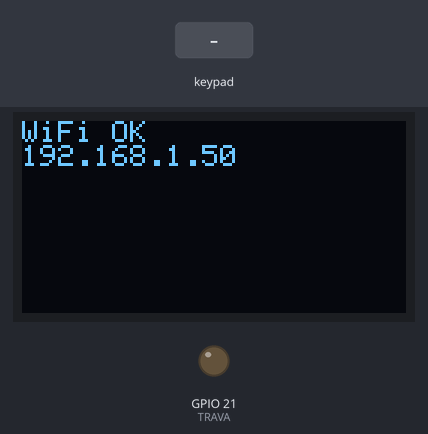
Bench run of a sketch on a simulated ESP32. On the bench: 128×64 one-colour display, output pins drawn as LEDs (lit = HIGH). Inputs (shaded band) come from the test bench. WiFi joins after 1.5 s; servers stay silent unless stated; uploads are accepted with an empty reply.

Above: at 1.7 s.
At 4.6 s:
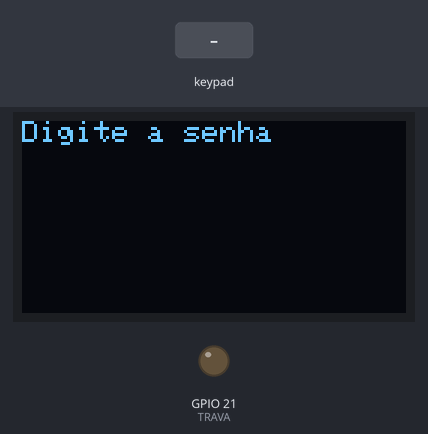
4.7 s: keypad keys 1 2 3 4 # pressed 0.4 s apart
At 7.9 s:
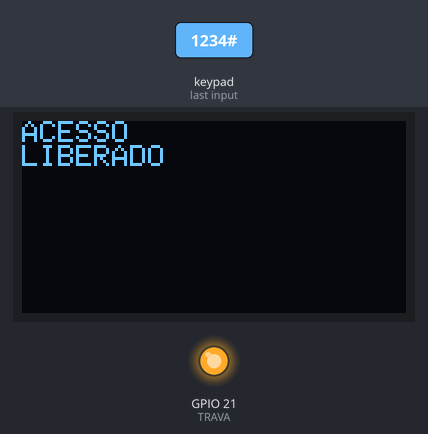
8.2 s: key '#' pressed
11.2 s: keypad keys 1 2 3 4 5 6 7 8 # pressed 0.4 s apart
At 16.09 s:
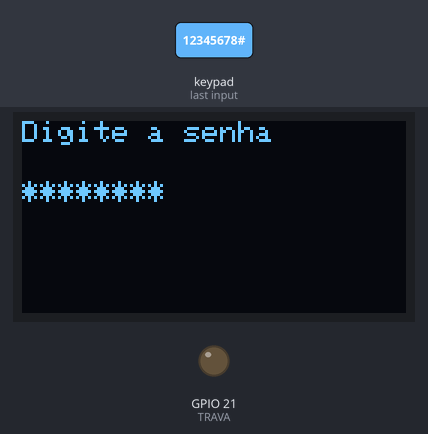
17.7 s: keypad keys 1 3 9 7 2 2 2 2 # pressed 0.4 s apart
At 24.9 s:
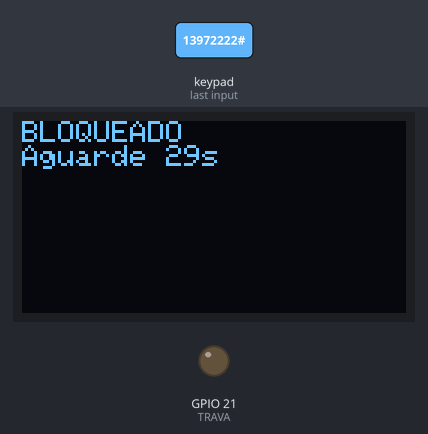
Timing chart, 0 to 26.4 s (numbered marks = the images above; inputs shaded):
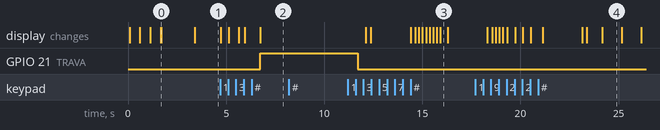

Measured:
- after the input at 4.7 s, GPIO 21 (TRAVA): LOW → HIGH after 2.0 s; the display: first changes at once (image 2 shows a later state)
- after the input at 8.2 s, every drawn part: stays the same
- after the input at 11.2 s, the display: first differs from a run without the input after 3.4 s (image 3 shows a later state)
- after the input at 17.7 s, the display: first differs from a run without the input after 0.86 s (image 4 shows a later state)
- what the display in image 0 shows lasts 1.7 s, from 1.7 s to 3.4 s

The sketch:

SCRPITarduino.ino
```cpp
#include <Wire.h>
#include <Keypad.h>
#include <Adafruit_GFX.h>
#include <Adafruit_SSD1306.h>
#include <WiFi.h>
#include <WiFiClientSecure.h>
#include <HTTPClient.h>
#include <ArduinoJson.h>

#define SCREEN_WIDTH 128
#define SCREEN_HEIGHT 64

#define TRAVA 21

#define MAX_REDES 2

struct RedeWiFi {
  const char* ssid;
  const char* senha;
};

RedeWiFi redes[MAX_REDES] = {
  {"ian", "12345678"},
  {"UNIFAN-VISITANTES", "UNIF4Nvisit"}
};

#define DATABASE_URL "https://trancaeletromag-default-rtdb.firebaseio.com"

Adafruit_SSD1306 display(SCREEN_WIDTH, SCREEN_HEIGHT, &Wire, -1);

WiFiClientSecure cliente;
HTTPClient http;

bool firebasePronto = false;
bool wifiConectado = false;

String senhaUsuario = "1234";
String senhaAdmin = "D999";

String entrada = "";

int tentativas = 0;

bool bloqueado = false;
unsigned long inicioBloqueio = 0;

enum Estado {
  LOGIN,
  MENU,
  ALTERAR_SENHA
};

Estado estado = LOGIN;

enum EstadoTrava {
  TRAVADA,
  ABERTA
};

EstadoTrava estadoTrava = TRAVADA;
unsigned long inicioAbertura = 0;

String statusAnteriorTranca = "travada";
unsigned long ultimoPoll = 0;

const byte LINHAS = 4;
const byte COLUNAS = 4;

char teclas[LINHAS][COLUNAS] = {
  {'1','2','3','A'},
  {'4','5','6','B'},
  {'7','8','9','C'},
  {'*','0','#','D'}
};

byte rowPins[4] = {13,14,26,27};
byte colPins[4] = {16,17,5,18};

Keypad keypad = Keypad(
  makeKeymap(teclas),
  rowPins,
  colPins,
  LINHAS,
  COLUNAS
);

// ==================== REST FIREBASE ====================

String firebaseGet(const char* caminho)
{
  if(!firebasePronto) return "";
  String url = String(DATABASE_URL) + "/" + caminho + ".json";
  http.begin(cliente, url);
  int code = http.GET();
  String resp = "";
  if(code > 0) resp = http.getString();
  http.end();
  resp.trim();
  return resp;
}

int firebasePut(const char* caminho, const String& json)
{
  if(!firebasePronto) return -1;
  String url = String(DATABASE_URL) + "/" + caminho + ".json";
  http.begin(cliente, url);
  http.addHeader("Content-Type", "application/json");
  int code = http.PUT(json);
  http.end();
  return code;
}

int firebasePost(const char* caminho, const String& json)
{
  if(!firebasePronto) return -1;
  String url = String(DATABASE_URL) + "/" + caminho + ".json";
  http.begin(cliente, url);
  http.addHeader("Content-Type", "application/json");
  int code = http.POST(json);
  http.end();
  return code;
}

String timestampStr()
{
  unsigned long ms = millis();
  return "t" + String(ms);
}

void firebaseRegistrarLog(const String& acao, const String& resultado, const String& origem)
{
  String json = "{\"usuario_id\":\"teclado\",\"usuario_login\":\"Teclado\","
    "\"acao\":\"" + acao + "\",\"resultado\":\"" + resultado + "\","
    "\"data_hora\":\"" + timestampStr() + "\",\"origem\":\"" + origem + "\"}";
  firebasePost("/logs", json);
}

void firebaseAtualizarStatus(const String& status, const String& acao)
{
  String json = "{\"status\":\"" + status + "\","
    "\"ultimaAtualizacao\":{"
    "\"usuario_id\":\"teclado\",\"usuario_login\":\"Teclado\","
    "\"acao\":\"" + acao + "\",\"data_hora\":\"" + timestampStr() + "\"}}";
  firebasePut("/tranca", json);
}

String firebaseLerStatus()
{
  String raw = firebaseGet("tranca/status");
  raw.replace("\"", "");
  raw.trim();
  return raw;
}

// ==================== WIFI ====================

void conectarWiFi()
{
  display.clearDisplay();
  display.setCursor(0,0);
  display.println("Conectando...");
  display.display();

  wifiConectado = false;
  cliente.setInsecure();

  for(int i = 0; i < MAX_REDES; i++)
  {
    display.setCursor(0,10);
    display.print("Tentando ");
    display.println(redes[i].ssid);
    display.display();

    WiFi.begin(redes[i].ssid, redes[i].senha);

    int tent = 0;
    while(WiFi.status() != WL_CONNECTED && tent < 20)
    {
      delay(500);
      display.print(".");
      display.display();
      tent++;
    }

    if(WiFi.status() == WL_CONNECTED)
    {
      wifiConectado = true;
      break;
    }
  }

  if(wifiConectado)
  {
    display.clearDisplay();
    display.setCursor(0,0);
    display.println("WiFi OK");
    display.println(WiFi.localIP().toString());
    display.display();
    delay(1500);
    firebasePronto = true;
  }
  else
  {
    display.clearDisplay();
    display.setCursor(0,0);
    display.println("WiFi falhou");
    display.println("Modo offline");
    display.display();
    delay(2000);
  }
}

// ==================== HARDWARE ====================

void telaLogin()
{
  display.clearDisplay();
  display.setCursor(0,0);
  display.println("Digite a senha");
  display.setCursor(0,20);
  for(int i=0;i<entrada.length();i++)
    display.print("*");
  display.display();
}

void telaMenu()
{
  display.clearDisplay();
  display.setCursor(0,0);
  display.println("MENU ADMIN");
  display.println("1-Alterar");
  display.println("2-Tentativas");
  display.println("3-Reset");
  display.display();
}

void telaBloqueio()
{
  long restante = 30 - ((millis()-inicioBloqueio)/1000);
  display.clearDisplay();
  display.setCursor(0,0);
  display.println("BLOQUEADO");
  display.print("Aguarde ");
  display.print(restante);
  display.print("s");
  display.display();
}

// ==================== TRAVA ====================

void abrirTrava()
{
  estadoTrava = ABERTA;
  inicioAbertura = millis();

  display.clearDisplay();
  display.setCursor(0,0);
  display.println("ACESSO");
  display.println("LIBERADO");
  display.display();

  digitalWrite(TRAVA, HIGH);
}

void fecharTrava()
{
  digitalWrite(TRAVA, LOW);
  estadoTrava = TRAVADA;

  firebaseAtualizarStatus("travada", "travar");
  firebaseRegistrarLog("travar", "sucesso", "teclado");

  statusAnteriorTranca = "travada";
  entrada = "";
  telaLogin();
}

// ==================== SENHA ====================

void senhaErrada()
{
  tentativas++;

  firebaseRegistrarLog("senha_incorreta", "erro", "teclado");

  display.clearDisplay();
  display.setCursor(0,0);
  display.println("Senha");
  display.println("Invalida");
  display.display();

  delay(2000);

  if(tentativas >= 3)
  {
    bloqueado = true;
    inicioBloqueio = millis();
  }
}

// ==================== SETUP ====================

void setup()
{
  pinMode(TRAVA,OUTPUT);

  digitalWrite(TRAVA,LOW);

  Wire.begin(25,19);

  display.begin(SSD1306_SWITCHCAPVCC,0x3C);

  display.clearDisplay();
  display.setTextColor(SSD1306_WHITE);
  display.setTextSize(1);

  conectarWiFi();

  if(firebasePronto)
  {
    String s = firebaseLerStatus();
    if(s == "destravada" && estadoTrava == TRAVADA)
    {
      statusAnteriorTranca = "destravada";
      abrirTrava();
    }
    else
      statusAnteriorTranca = "travada";
  }

  telaLogin();
}

// ==================== LOOP ====================

void loop()
{
  // --- Polling Firebase (cada 2s) ---
  if(firebasePronto && millis() - ultimoPoll >= 2000)
  {
    ultimoPoll = millis();
    String s = firebaseLerStatus();
    if(s == "destravada" && statusAnteriorTranca == "travada" && estadoTrava == TRAVADA)
      abrirTrava();
    statusAnteriorTranca = s;
  }

  // --- Bloqueado ---
  if(bloqueado)
  {
    telaBloqueio();

    if(millis()-inicioBloqueio >= 30000)
    {
      bloqueado = false;
      tentativas = 0;
      entrada = "";
      telaLogin();
    }

    return;
  }

  // --- Trava aberta (contagem 5s) ---
  if(estadoTrava == ABERTA)
  {
    if(millis()-inicioAbertura >= 5000)
      fecharTrava();
    return;
  }

  // --- Teclado ---
  char tecla = keypad.getKey();

  if(!tecla) return;

  switch(estado)
  {
    case LOGIN:

      if((tecla >= '0' && tecla <= '9') || (tecla >= 'A' && tecla <= 'D'))
      {
        entrada += tecla;
        telaLogin();
      }

      if(tecla == '*')
      {
        entrada = "";
        telaLogin();
      }

      if(tecla == '#')
      {
        if(entrada == senhaUsuario)
        {
          tentativas = 0;
          statusAnteriorTranca = "destravada";
          firebaseAtualizarStatus("destravada", "abrir");
          firebaseRegistrarLog("abertura_senha", "sucesso", "teclado");
          abrirTrava();
          entrada = "";
          return;
        }
        else if(entrada == senhaAdmin)
        {
          estado = MENU;
          telaMenu();
        }
        else
        {
          senhaErrada();
        }

        entrada = "";
        telaLogin();
      }

      break;

    case MENU:

      if(tecla == '1')
      {
        estado = ALTERAR_SENHA;

        display.clearDisplay();
        display.setCursor(0,0);
        display.println("Nova senha:");
        display.display();

        entrada = "";
      }

      if(tecla == '2')
      {
        display.clearDisplay();

        display.setCursor(0,0);
        display.print("Tentativas:");

        display.setCursor(0,20);
        display.print(tentativas);

        display.display();

        delay(3000);

        telaMenu();
      }

      if(tecla == '3')
      {
        senhaUsuario = "1234";

        display.clearDisplay();

        display.setCursor(0,0);
        display.println("Senha resetada");

        display.display();

        delay(2000);

        telaMenu();
      }

      if(tecla == 'D')
      {
        estado = LOGIN;
        telaLogin();
      }

      break;

    case ALTERAR_SENHA:

      if((tecla >= '0' && tecla <= '9') || (tecla >= 'A' && tecla <= 'D'))
      {
        entrada += tecla;

        display.clearDisplay();

        display.setCursor(0,0);
        display.println("Nova senha");

        display.setCursor(0,20);

        for(int i=0;i<entrada.length();i++)
          display.print("*");

        display.display();
      }

      if(tecla == '*')
      {
        entrada = "";

        display.clearDisplay();
        display.setCursor(0,0);
        display.println("Nova senha");
        display.display();
      }

      if(tecla == '#')
      {
        senhaUsuario = entrada;

        display.clearDisplay();

        display.setCursor(0,0);
        display.println("Senha alterada");

        display.display();

        delay(2000);

        entrada = "";

        estado = MENU;
        telaMenu();
      }

      break;
  }
}
```
